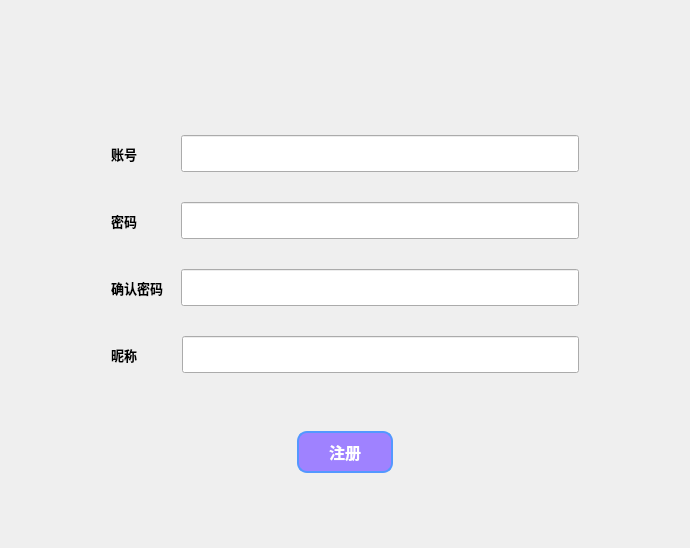
<?xml version="1.0" encoding="UTF-8"?>
<ui version="4.0">
 <class>RegisterDialog</class>
 <widget class="QDialog" name="RegisterDialog">
  <property name="geometry">
   <rect>
    <x>0</x>
    <y>0</y>
    <width>690</width>
    <height>548</height>
   </rect>
  </property>
  <property name="windowTitle">
   <string>Dialog</string>
  </property>
  <layout class="QVBoxLayout" name="verticalLayout" stretch="2,2,2,2,1,2">
   <property name="spacing">
    <number>0</number>
   </property>
   <property name="topMargin">
    <number>105</number>
   </property>
   <property name="bottomMargin">
    <number>75</number>
   </property>
   <item>
    <layout class="QHBoxLayout" name="horizontalLayout">
     <property name="spacing">
      <number>44</number>
     </property>
     <property name="leftMargin">
      <number>100</number>
     </property>
     <property name="topMargin">
      <number>30</number>
     </property>
     <property name="rightMargin">
      <number>100</number>
     </property>
     <item>
      <widget class="QLabel" name="labelName">
       <property name="sizePolicy">
        <sizepolicy hsizetype="Preferred" vsizetype="Expanding">
         <horstretch>0</horstretch>
         <verstretch>0</verstretch>
        </sizepolicy>
       </property>
       <property name="font">
        <font>
         <family>微软雅黑</family>
         <pointsize>10</pointsize>
         <weight>75</weight>
         <bold>true</bold>
        </font>
       </property>
       <property name="text">
        <string>账号</string>
       </property>
      </widget>
     </item>
     <item>
      <widget class="QLineEdit" name="editAccount">
       <property name="sizePolicy">
        <sizepolicy hsizetype="Expanding" vsizetype="Expanding">
         <horstretch>0</horstretch>
         <verstretch>0</verstretch>
        </sizepolicy>
       </property>
       <property name="font">
        <font>
         <family>微软雅黑</family>
         <pointsize>12</pointsize>
        </font>
       </property>
      </widget>
     </item>
    </layout>
   </item>
   <item>
    <layout class="QHBoxLayout" name="horizontalLayout_2">
     <property name="spacing">
      <number>44</number>
     </property>
     <property name="leftMargin">
      <number>100</number>
     </property>
     <property name="topMargin">
      <number>30</number>
     </property>
     <property name="rightMargin">
      <number>100</number>
     </property>
     <item>
      <widget class="QLabel" name="label_2">
       <property name="sizePolicy">
        <sizepolicy hsizetype="Preferred" vsizetype="Expanding">
         <horstretch>0</horstretch>
         <verstretch>0</verstretch>
        </sizepolicy>
       </property>
       <property name="font">
        <font>
         <family>微软雅黑</family>
         <pointsize>10</pointsize>
         <weight>75</weight>
         <bold>true</bold>
        </font>
       </property>
       <property name="text">
        <string>密码</string>
       </property>
      </widget>
     </item>
     <item>
      <widget class="QLineEdit" name="editPassword">
       <property name="sizePolicy">
        <sizepolicy hsizetype="Expanding" vsizetype="Expanding">
         <horstretch>0</horstretch>
         <verstretch>0</verstretch>
        </sizepolicy>
       </property>
       <property name="font">
        <font>
         <family>微软雅黑</family>
         <pointsize>12</pointsize>
        </font>
       </property>
      </widget>
     </item>
    </layout>
   </item>
   <item>
    <layout class="QHBoxLayout" name="horizontalLayout_4">
     <property name="spacing">
      <number>18</number>
     </property>
     <property name="leftMargin">
      <number>100</number>
     </property>
     <property name="topMargin">
      <number>30</number>
     </property>
     <property name="rightMargin">
      <number>100</number>
     </property>
     <item>
      <widget class="QLabel" name="label_4">
       <property name="sizePolicy">
        <sizepolicy hsizetype="Preferred" vsizetype="Expanding">
         <horstretch>0</horstretch>
         <verstretch>0</verstretch>
        </sizepolicy>
       </property>
       <property name="font">
        <font>
         <family>微软雅黑</family>
         <pointsize>10</pointsize>
         <weight>75</weight>
         <bold>true</bold>
        </font>
       </property>
       <property name="text">
        <string>确认密码</string>
       </property>
      </widget>
     </item>
     <item>
      <widget class="QLineEdit" name="editConfirm">
       <property name="sizePolicy">
        <sizepolicy hsizetype="Expanding" vsizetype="Expanding">
         <horstretch>0</horstretch>
         <verstretch>0</verstretch>
        </sizepolicy>
       </property>
       <property name="font">
        <font>
         <family>微软雅黑</family>
         <pointsize>12</pointsize>
        </font>
       </property>
      </widget>
     </item>
    </layout>
   </item>
   <item>
    <layout class="QHBoxLayout" name="horizontalLayout_3">
     <property name="spacing">
      <number>45</number>
     </property>
     <property name="leftMargin">
      <number>100</number>
     </property>
     <property name="topMargin">
      <number>30</number>
     </property>
     <property name="rightMargin">
      <number>100</number>
     </property>
     <item>
      <widget class="QLabel" name="label_3">
       <property name="sizePolicy">
        <sizepolicy hsizetype="Preferred" vsizetype="Expanding">
         <horstretch>0</horstretch>
         <verstretch>0</verstretch>
        </sizepolicy>
       </property>
       <property name="font">
        <font>
         <family>微软雅黑</family>
         <pointsize>10</pointsize>
         <weight>75</weight>
         <bold>true</bold>
        </font>
       </property>
       <property name="text">
        <string>昵称</string>
       </property>
      </widget>
     </item>
     <item>
      <widget class="QLineEdit" name="editNickname">
       <property name="sizePolicy">
        <sizepolicy hsizetype="Expanding" vsizetype="Expanding">
         <horstretch>0</horstretch>
         <verstretch>0</verstretch>
        </sizepolicy>
       </property>
       <property name="font">
        <font>
         <family>微软雅黑</family>
         <pointsize>12</pointsize>
        </font>
       </property>
      </widget>
     </item>
    </layout>
   </item>
   <item>
    <spacer name="verticalSpacer">
     <property name="orientation">
      <enum>Qt::Vertical</enum>
     </property>
     <property name="sizeHint" stdset="0">
      <size>
       <width>20</width>
       <height>40</height>
      </size>
     </property>
    </spacer>
   </item>
   <item>
    <layout class="QHBoxLayout" name="horizontalLayout_6" stretch="3,1,3">
     <property name="spacing">
      <number>0</number>
     </property>
     <property name="topMargin">
      <number>25</number>
     </property>
     <item>
      <spacer name="horizontalSpacer_2">
       <property name="orientation">
        <enum>Qt::Horizontal</enum>
       </property>
       <property name="sizeHint" stdset="0">
        <size>
         <width>40</width>
         <height>20</height>
        </size>
       </property>
      </spacer>
     </item>
     <item>
      <widget class="QPushButton" name="btRegister">
       <property name="sizePolicy">
        <sizepolicy hsizetype="Expanding" vsizetype="Expanding">
         <horstretch>0</horstretch>
         <verstretch>0</verstretch>
        </sizepolicy>
       </property>
       <property name="font">
        <font>
         <family>微软雅黑</family>
         <pointsize>12</pointsize>
         <weight>75</weight>
         <bold>true</bold>
        </font>
       </property>
       <property name="styleSheet">
        <string notr="true">QPushButton
{border:2px solid ;
border-color: rgb(83, 152, 255);
color: rgb(255, 255, 255);
border-radius:10px; 
background-color:rgb(159, 130, 255)
}
QPushButton:pressed
{border:none;
color: rgb(255, 255, 255);
border-radius:10px; 
background-color:rgb(223, 184, 255)
}</string>
       </property>
       <property name="text">
        <string>注册</string>
       </property>
      </widget>
     </item>
     <item>
      <spacer name="horizontalSpacer">
       <property name="orientation">
        <enum>Qt::Horizontal</enum>
       </property>
       <property name="sizeHint" stdset="0">
        <size>
         <width>40</width>
         <height>20</height>
        </size>
       </property>
      </spacer>
     </item>
    </layout>
   </item>
  </layout>
 </widget>
 <resources/>
 <connections/>
</ui>
